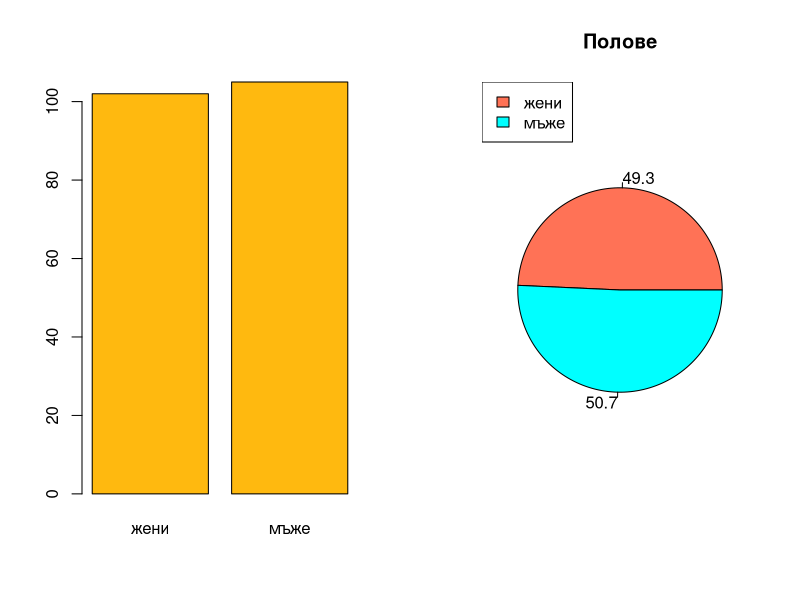
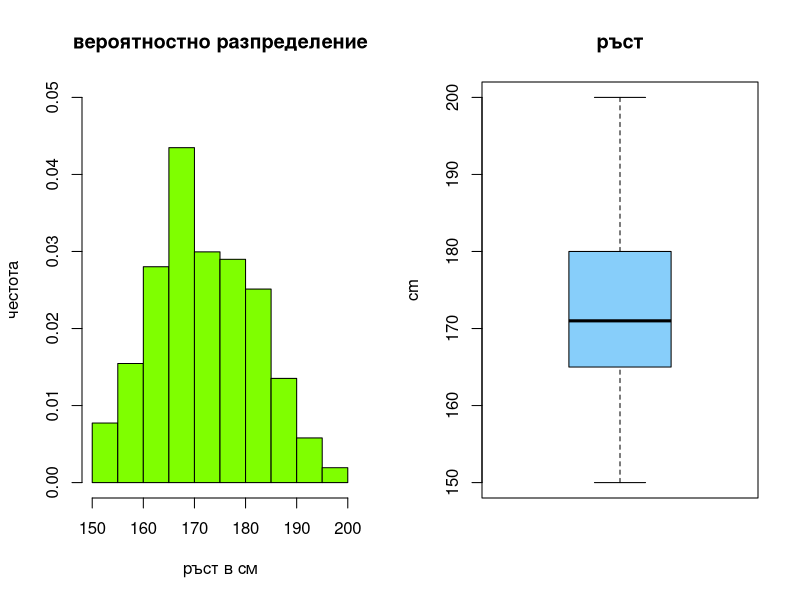
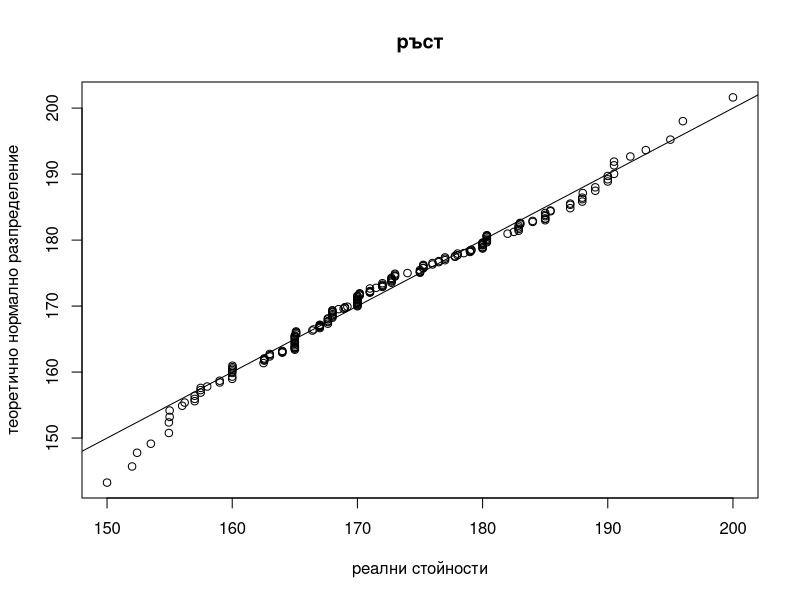
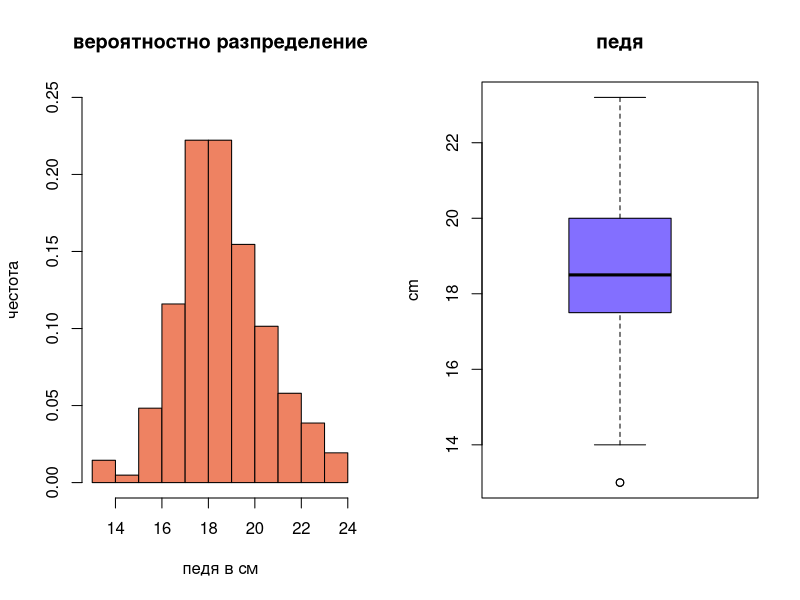
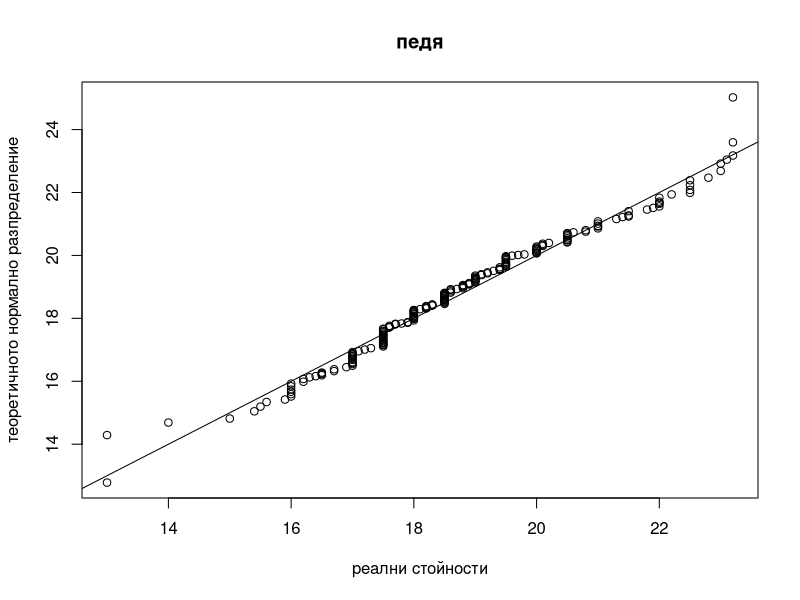
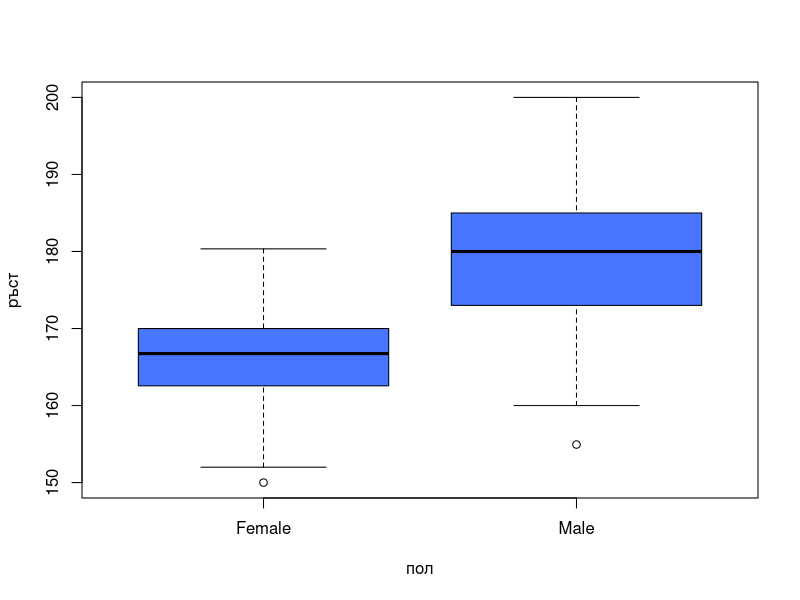
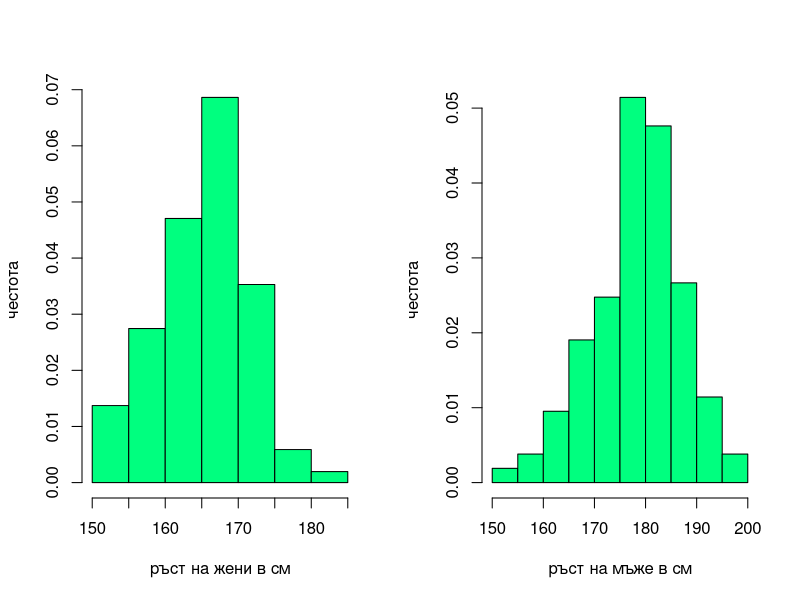
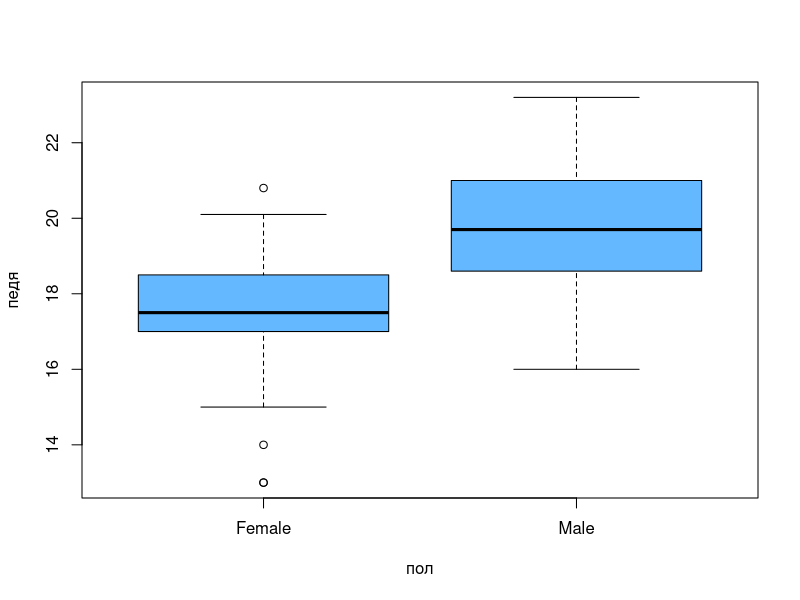

The R script that drew these images, in order:
# Проект по статистика и емпирични методи практикум
# Иван Чучулски 62167

# инсталиране на пакета от данни
install.packages("MASS")

# зареждане на пакета от данни
library("MASS")

# извличане на данните само от желаните колони и премахване на липсващи стойности
columns_to_keep <- c("Sex", "Wr.Hnd", "Height")

mydata <- survey[columns_to_keep]

mydata <- subset(mydata, !is.na(mydata$Sex) & !is.na(mydata$Wr.Hnd) & !is.na(mydata$Height))

# преименуваме колоната за дължината на дланта
colnames(mydata)[2] <- "Handspan"

# записваме данните в csv файл
write.csv(mydata, 'D:\\mydata.csv', row.names = FALSE)

# 2. Изследване на променливите поотделно
# 2.1. пол, категорийна номинална
    summary(mydata$Sex)

    par(mfrow = c(1, 2))
        table_sex <- table(mydata$Sex)
        percents <- round(100*table_sex / sum(table_sex), 1)
        colors <- c("coral1", "cyan1")

        barplot(table_sex, names.arg = c("жени", "мъже"), col = "darkgoldenrod1")

        pie(x = table_sex, main = "Полове", labels = percents, col = colors)
        legend(x = "topleft", legend = c("жени", "мъже"), cex = 1, fill = colors)
    par(mfrow = c(1, 1))

# 2.2. ръст, числова непрекъсната
    par(mfrow = c(1, 2))
        # хистограма
        hist(mydata$Height, main = "вероятностно разпределение", 
                xlab = "ръст в см", ylab = "честота",
                col = "chartreuse1", prob = TRUE, ylim = c(0, 0.05))
            
        # boxplot
        boxplot(mydata$Height, main = "ръст", ylab = "cm", col = "lightskyblue")
    par(mfrow = c(1, 1))

    # qqplot
    set.seed(9504)
    height_normal_distrib <- rnorm(n = 1000, mean = mean(mydata$Height), sd = sd(mydata$Height))

    qqplot(mydata$Height, height_normal_distrib, main = "ръст", 
            xlab = "реални стойности", ylab = "теоретично нормално разпределение")
    abline(a = 0, b = 1)

    # ниво на съгласие
    alpha <- 0.05

    # тест за нормално разпределение
    shapiro.test(mydata$Height) 
        # p-value = 0.08102 > 0.05 = alpha
        # имаме нормално разпределение

    # локация
    round(mean(mydata$Height), 3)
        # 172.385
    # дисперсия
    round(sd(mydata$Height), 3)
        # 9.895

# 2.3. педя, числова непрекъсната
    par(mfrow = c(1, 2))
        # хистограма
        hist(mydata$Handspan, main = "вероятностно разпределение", 
            xlab = "педя в см", ylab = "честота",
            col = "salmon2", prob = TRUE, ylim = c(0, 0.25))

        # boxplot
        boxplot(mydata$Handspan, main = "педя", ylab = "cm", col = "slateblue1")
    par(mfrow = c(1, 1))

    # qqplot
    set.seed(734)
    handspan_normal_distrib <- rnorm(n = 1000, mean = mean(mydata$Handspan), sd = sd(mydata$Handspan))

    qqplot(mydata$Handspan, handspan_normal_distrib, main = "педя", 
            xlab = "реални стойности", ylab = "теоретичното нормално разпределение")
    abline(a = 0, b = 1)

    # ниво на съгласие
    alpha <- 0.05

    # тест за нормално разпределение
    shapiro.test(mydata$Handspan) 
        # p-value = 0.003831 < 0.05 = alpha
        # нямаме нормално разпределение

    # локация
    round(median(mydata$Handspan), 3)
        # 18.5
    # дисперсия
    round(mad(mydata$Handspan), 3)
        # 1.483

# 3. Изследване на взаимодействия между променливите
# 3.1. категорийни обясняващи и числови зависими
    # 3.1.1. пол и ръст
        boxplot(mydata$Height ~ mydata$Sex,  xlab = "пол", ylab = "ръст", col = "royalblue1")

        fem_heights <- mydata$Height[which(mydata$Sex == 'Female')]
        male_heights <- mydata$Height[which(mydata$Sex == 'Male')]

        par(mfrow = c(1, 2))
            hist(fem_heights, main = "", xlab = "ръст на жени в см", ylab = "честота", col = "springgreen1", prob = TRUE)

            hist(male_heights, main = "", xlab = "ръст на мъже в см", ylab = "честота", col = "springgreen1", prob = TRUE)
        par(mfrow = c(1, 1))

        shapiro.test(fem_heights)  
            # p-value = 0.1313 > 0.05 = alpha

        shapiro.test(male_heights) 
            # p-value = 0.7162 > 0.05 = alpha

        # женския и мъжкия ръст са нормално разпределени

    # 3.1.2. пол и педя
        boxplot(mydata$Handspan ~ mydata$Sex, 
            xlab = "пол", ylab = "педя", col = "steelblue1")

        fem_handspan <- mydata$Handspan[which(mydata$Sex == 'Female')]
        male_handspan <- mydata$Handspan[which(mydata$Sex == 'Male')]

        par(mfrow = c(1, 2))
            hist(fem_handspan, main = "", xlab = "педя на жени в см", ylab = "честота", col = "olivedrab2", prob = TRUE)

            hist(male_handspan, main = "", xlab = "педя на мъже в см", ylab = "честота", col = "olivedrab2", prob = TRUE)
        par(mfrow = c(1, 1))

        shapiro.test(fem_handspan) 
            # p-value = 0.002367 < 0.05 = alpha

        shapiro.test(male_handspan) 
            # p-value = 0.06273 > 0.05 = alpha

        # педята на жените не е нормално разпределена, а мъжката е 

# 3.2. числови обясняващи и числови зависими
    fem_handspan <- mydata$Handspan[which(mydata$Sex == 'Female')]
    male_handspan <- mydata$Handspan[which(mydata$Sex == 'Male')]

    fem_heights <- mydata$Height[which(mydata$Sex == 'Female')]
    male_heights <- mydata$Height[which(mydata$Sex == 'Male')]

    plot(mydata$Handspan, mydata$Height, xlab = "педя", ylab = "ръст")
    abline(a = 80, b = 5, lwd = 1, col = "black")

    plot(fem_handspan, fem_heights, xlab = "педя на жени", ylab = "ръст на жени", col = "blue1")
    abline(a = 80, b = 5, lwd = 1, col = "black")

    plot(male_handspan, male_heights, xlab = "мъже", ylab = "ръст на мъже", col = "brown2")
    abline(a = 80, b = 5, lwd = 1, col = "black")

    # корелация
    rho <- round(cor(mydata$Handspan, mydata$Height, method = "spearman"), 3)
    rho_females <- round(cor(fem_handspan, fem_heights, method = "spearman"), digits = 3)
    rho_males <- round(cor(male_handspan, male_heights, method = "pearson"), digits = 3)

    abs(rho) # 0.646
    abs(rho_females) # 0.341
    abs(rho_males) # 0.385

